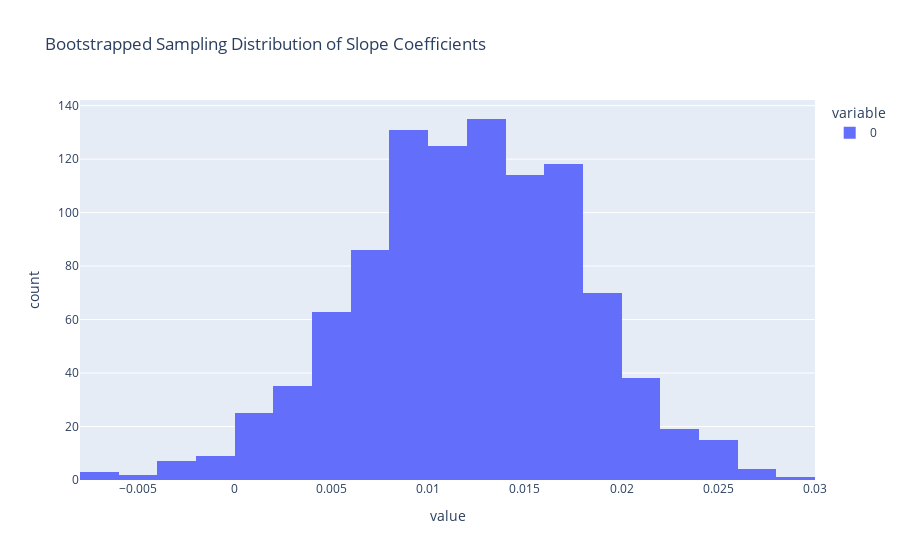
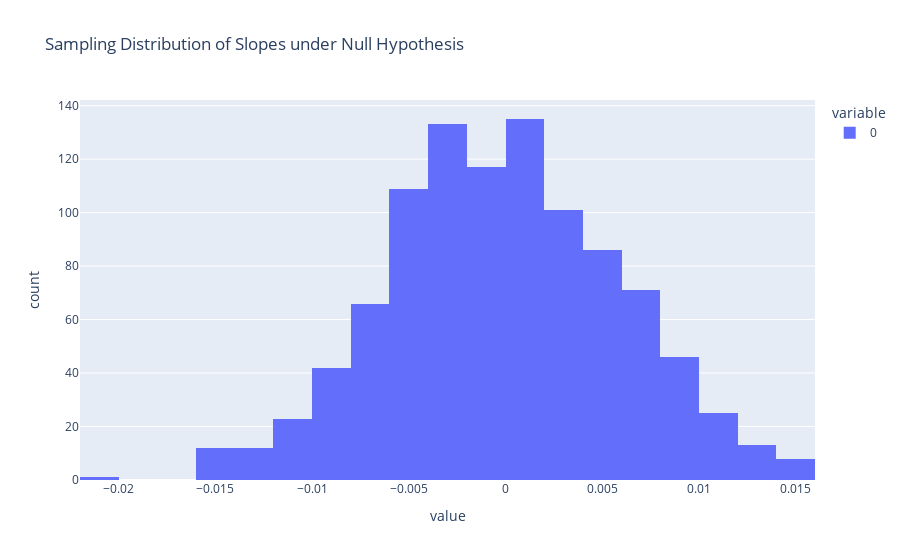

Notebook code cell kept with these figures, in order:
### Markdown cell above
### Answer:
To analyze if there’s a relationship between waiting time and eruption duration when wait times are longer than 71 minutes, we’ll use a mix of bootstrapping and simulation:

1. **Fit Regression Models on Bootstrapped Samples**:
   - We’ll take many random samples (with replacement) of the long-wait data and fit a simple linear regression model on each. We’ll store the slope from each sample, creating a distribution of slopes for our data. This will give us a “bootstrapped” view of the typical slopes we’d expect if there’s a relationship.

2. **Simulate Data Assuming No Relationship (Null Hypothesis)**:
   - Using the same long-wait data for waiting times, we’ll simulate eruption durations under the assumption that there’s no association (slope = 0) between waiting time and duration.
   - Each simulated sample will use a fixed intercept (1.65) and add random variation, to match the original data’s variability.
   - We’ll then fit a regression model to each simulated dataset and store the slopes to build a distribution of slopes we’d expect if there were no relationship.

3. **Compare Bootstrapped Confidence Interval with Null Hypothesis**:
   - From the bootstrapped slopes, we’ll calculate a 95% confidence interval. If this interval doesn’t contain zero, it suggests a relationship in the long-wait data.
   - We’ll also check a simulated p-value by calculating how often we see slopes as extreme as the actual slope from the null distribution. This p-value tells us if the observed slope is unusual enough to suggest a significant relationship.

### Code cell
import numpy as np
import plotly.express as px
import statsmodels.formula.api as smf
import pandas as pd

# Select long-wait data
long_wait_limit = 71
long_wait = old_faithful.waiting > long_wait_limit
long_wait_data = old_faithful[long_wait]

# Fit and display the original model for reference
original_model = smf.ols('duration ~ waiting', data=long_wait_data).fit()
print(original_model.summary().tables[1])

# Bootstrap samples for slope coefficients
num_bootstrap_samples = 1000
bootstrap_slopes = []

for _ in range(num_bootstrap_samples):
    sample = long_wait_data.sample(n=160, replace=True)
    model = smf.ols('duration ~ waiting', data=sample).fit()
    bootstrap_slopes.append(model.params['waiting'])

# Visualize the bootstrapped sampling distribution of slopes
fig = px.histogram(bootstrap_slopes, nbins=30, title="Bootstrapped Sampling Distribution of Slope Coefficients")
fig.show()

# Simulate samples under the null hypothesis (beta1 = 0)
np.random.seed(0)
null_slope_samples = []
beta_0, beta_1, sigma = 1.65, 0, 0.37
x_values = long_wait_data['waiting']

for _ in range(num_bootstrap_samples):
    y_simulated = beta_0 + beta_1 * x_values + np.random.normal(0, sigma, len(x_values))
    model = smf.ols('duration ~ waiting', data=pd.DataFrame({'waiting': x_values, 'duration': y_simulated})).fit()
    null_slope_samples.append(model.params['waiting'])

# Visualize the sampling distribution of slopes under the null hypothesis
fig = px.histogram(null_slope_samples, nbins=30, title="Sampling Distribution of Slopes under Null Hypothesis")
fig.show()

# Calculate the 95% confidence interval for the bootstrapped slopes
bootstrap_ci_lower = np.percentile(bootstrap_slopes, 2.5)
bootstrap_ci_upper = np.percentile(bootstrap_slopes, 97.5)
contains_zero = bootstrap_ci_lower <= 0 <= bootstrap_ci_upper

# Calculate simulated p-value
original_slope = original_model.params['waiting']
simulated_p_value = np.mean([abs(slope) >= abs(original_slope) for slope in null_slope_samples])

# Report results
print(f"95% Bootstrap Confidence Interval for Slope: [{bootstrap_ci_lower}, {bootstrap_ci_upper}]")
print(f"Does CI contain 0? {'Yes' if contains_zero else 'No'}")
print(f"Simulated p-value: {simulated_p_value}")
print(f"OLS p-value from original data: {original_model.pvalues['waiting']}")

### Figure 1 — Plotly figure (JSON) as saved in the notebook; plotly's stock layout.template omitted (floating-point values rounded to 4 significant figures; data arrays with more than 128 entries replaced by an {"elided": "..."} marker saying what was removed)
{"data": [{"alignmentgroup": "True", "bingroup": "x", "hovertemplate": "variable=0<br>value=%{x}<br>count=%{y}<extra></extra>", "legendgroup": "0", "marker": {"color": "#636efa", "pattern": {"shape": ""}}, "name": "0", "nbinsx": 30, "offsetgroup": "0", "orientation": "v", "showlegend": true, "type": "histogram", "x": {"elided": "1000 float values"}, "xaxis": "x", "yaxis": "y"}], "layout": {"barmode": "relative", "legend": {"title": {"text": "variable"}, "tracegroupgap": 0}, "title": {"text": "Bootstrapped Sampling Distribution of Slope Coefficients"}, "xaxis": {"anchor": "y", "domain": [0, 1], "title": {"text": "value"}}, "yaxis": {"anchor": "x", "domain": [0, 1], "title": {"text": "count"}}}}

### Figure 2 — Plotly figure (JSON) as saved in the notebook; plotly's stock layout.template omitted (floating-point values rounded to 4 significant figures; data arrays with more than 128 entries replaced by an {"elided": "..."} marker saying what was removed)
{"data": [{"alignmentgroup": "True", "bingroup": "x", "hovertemplate": "variable=0<br>value=%{x}<br>count=%{y}<extra></extra>", "legendgroup": "0", "marker": {"color": "#636efa", "pattern": {"shape": ""}}, "name": "0", "nbinsx": 30, "offsetgroup": "0", "orientation": "v", "showlegend": true, "type": "histogram", "x": {"elided": "1000 float values"}, "xaxis": "x", "yaxis": "y"}], "layout": {"barmode": "relative", "legend": {"title": {"text": "variable"}, "tracegroupgap": 0}, "title": {"text": "Sampling Distribution of Slopes under Null Hypothesis"}, "xaxis": {"anchor": "y", "domain": [0, 1], "title": {"text": "value"}}, "yaxis": {"anchor": "x", "domain": [0, 1], "title": {"text": "count"}}}}
